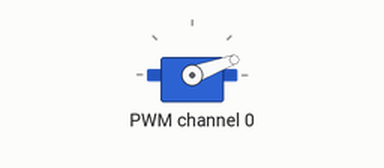
Simulated run of this program. Board: Raspberry Pi Pico running MicroPython. On the bench: servo. Servo angles are drawn from the pulse width (0.5 ms = 0°, 2.5 ms = 180°); what the program prints to the serial console is not drawn. At 3.8 s the program stops and its outputs stay as they are.

Above: at 0.26 s.
At 1.06 s:
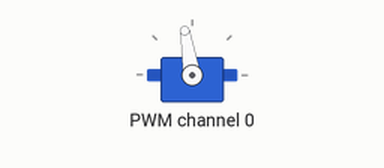
At 1.92 s:
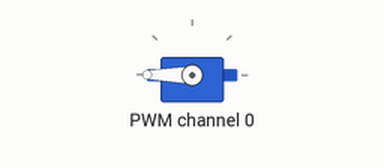
At 3.8 s:
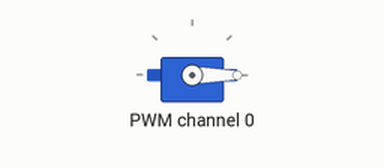
Timing chart, 0 to 5.3 s (numbered marks = the images above):
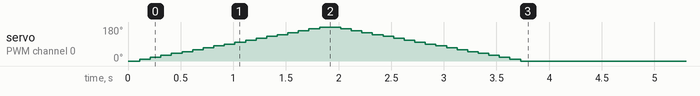

The program:

pca9685.py
```python
"""
GridBox — PCA9685 16-Channel PWM Driver
I2C driver for PCA9685 servo/motor controller.
"""

from machine import I2C
import time
import struct

# ============ PCA9685 REGISTERS ============
MODE1 = 0x00
MODE2 = 0x01
SUBADR1 = 0x02
PRE_SCALE = 0xFE
LED0_ON_L = 0x06    # each channel: ON_L, ON_H, OFF_L, OFF_H (4 bytes)
ALL_LED_ON_L = 0xFA
ALL_LED_OFF_L = 0xFC

# MODE1 bits
RESTART = 0x80
SLEEP = 0x10
AI = 0x20           # auto-increment
ALLCALL = 0x01

# Constants
CLOCK_FREQ = 25_000_000  # 25MHz internal oscillator
RESOLUTION = 4096         # 12-bit PWM


class PCA9685:
    """PCA9685 16-channel PWM driver."""

    def __init__(self, i2c, addr=0x40, freq=50):
        self.i2c = i2c
        self.addr = addr

        # Reset
        self._write_reg(MODE1, RESTART)
        time.sleep_ms(5)

        # Set auto-increment
        self._write_reg(MODE1, AI | ALLCALL)
        time.sleep_ms(1)

        # Set PWM frequency
        self.set_frequency(freq)

    def _read_reg(self, reg):
        return self.i2c.readfrom_mem(self.addr, reg, 1)[0]

    def _write_reg(self, reg, value):
        self.i2c.writeto_mem(self.addr, reg, bytes([value]))

    def set_frequency(self, freq_hz):
        """Set PWM frequency in Hz. Valid range: 24-1526 Hz."""
        prescale = int(CLOCK_FREQ / (RESOLUTION * freq_hz) + 0.5) - 1
        prescale = max(3, min(255, prescale))

        # Must sleep to change prescaler
        old_mode = self._read_reg(MODE1)
        self._write_reg(MODE1, (old_mode & ~RESTART) | SLEEP)
        self._write_reg(PRE_SCALE, prescale)
        self._write_reg(MODE1, old_mode)
        time.sleep_us(500)
        self._write_reg(MODE1, old_mode | RESTART)

    def set_pwm(self, channel, on, off):
        """Set raw PWM on/off values for a channel (0-15).

        Args:
            channel: 0-15
            on: 0-4095 (when to turn on in the 4096-step cycle)
            off: 0-4095 (when to turn off)
        """
        reg = LED0_ON_L + 4 * channel
        data = struct.pack('<HH', on & 0xFFF, off & 0xFFF)
        self.i2c.writeto_mem(self.addr, reg, data)

    def set_duty(self, channel, duty_percent):
        """Set duty cycle 0-100% for a channel."""
        if duty_percent <= 0:
            self.set_pwm(channel, 0, 0)
        elif duty_percent >= 100:
            self.set_pwm(channel, 4096, 0)  # full on
        else:
            off = int(duty_percent * RESOLUTION / 100)
            self.set_pwm(channel, 0, off)

    def set_servo_angle(self, channel, angle):
        """Set servo position by angle (0-180°).

        Maps angle to pulse width: 500µs (0°) to 2500µs (180°).
        Assumes 50Hz PWM (20ms period).
        """
        # Pulse width in µs
        pulse_us = 500 + (angle / 180.0) * 2000
        # Convert to 12-bit value (20ms = 4096 steps)
        off = int(pulse_us / 20000.0 * RESOLUTION)
        off = max(0, min(RESOLUTION - 1, off))
        self.set_pwm(channel, 0, off)

    def set_motor_speed(self, channel, speed_percent):
        """Set motor speed 0-100% via PWM duty cycle."""
        self.set_duty(channel, max(0, min(100, speed_percent)))

    def off(self, channel):
        """Turn off a single channel."""
        self.set_pwm(channel, 0, 0)

    def all_off(self):
        """Turn off all 16 channels."""
        data = struct.pack('<HH', 0, 0)
        self.i2c.writeto_mem(self.addr, ALL_LED_ON_L, data)

    def set_frequency(self, freq_hz):
        """Set PWM frequency in Hz."""
        prescale = int(CLOCK_FREQ / (RESOLUTION * freq_hz) + 0.5) - 1
        prescale = max(3, min(255, prescale))

        old_mode = self._read_reg(MODE1)
        self._write_reg(MODE1, (old_mode & ~RESTART) | SLEEP)
        self._write_reg(PRE_SCALE, prescale)
        self._write_reg(MODE1, old_mode)
        time.sleep_us(500)
        self._write_reg(MODE1, old_mode | RESTART)


if __name__ == "__main__":
    from machine import Pin
    import config

    print("=" * 40)
    print("  PCA9685 PWM Driver Test")
    print("=" * 40)

    i2c = I2C(config.I2C_ID, sda=Pin(config.I2C_SDA),
              scl=Pin(config.I2C_SCL), freq=config.I2C_FREQ)

    try:
        pca = PCA9685(i2c, addr=config.PCA9685_ADDR, freq=50)
        print(f"PCA9685 initialised at 0x{config.PCA9685_ADDR:02X}")
        print("PWM frequency: 50Hz (servo mode)")

        # Test servo sweep on channel 0
        print("\nSweeping servo on channel 0: 0° → 180° → 0°")
        for angle in range(0, 181, 10):
            pca.set_servo_angle(0, angle)
            print(f"  Angle: {angle}°")
            time.sleep_ms(100)
        for angle in range(180, -1, -10):
            pca.set_servo_angle(0, angle)
            print(f"  Angle: {angle}°")
            time.sleep_ms(100)

        pca.all_off()
        print("\nAll channels off. Test complete.")

    except OSError as e:
        print(f"I2C error: {e}")
        print("Check wiring: SDA=GP4, SCL=GP5, VCC=5V, GND=GND")
```

config.py
```python
"""
GridBox — Master Pico (Pico A) Configuration
Pin assignments and constants for the Grid Controller.
Change these when wiring changes — all other files import from here.
"""

# ============ I2C BUS (BMI160 + PCA9685) ============
I2C_ID = 0
I2C_SDA = 4
I2C_SCL = 5
I2C_FREQ = 400_000

# I2C addresses
BMI160_ADDR = 0x68       # IMU (0x69 if SDO high)
PCA9685_ADDR = 0x40      # PWM servo/motor driver

# ============ SPI BUS (nRF24L01+) ============
SPI_ID = 0
SPI_SCK = 2
SPI_MOSI = 3
SPI_MISO = 16            # GP16
SPI_BAUD = 10_000_000
NRF_CE = 0               # GP0
NRF_CSN = 1              # GP1

# nRF24L01+ settings
NRF_CHANNEL = 100        # 2.4GHz + 100 = 2.500GHz
NRF_PAYLOAD_SIZE = 32    # bytes per packet
NRF_DATA_RATE = 250      # kbps (250, 1000, or 2000)
NRF_TX_ADDR = b'NSYNT'   # 5-byte TX address
NRF_RX_ADDR = b'NSYNR'   # 5-byte RX address

# ============ MOSFET SWITCHES (GPIO) ============
MOSFET_MOTOR1 = 10       # GP10 → Motor 1 (fan)
MOSFET_MOTOR2 = 11       # GP11 → Motor 2 (pump/conveyor)
MOSFET_LED_BANK = 12     # GP12 → LED bank
MOSFET_RECYCLE = 13      # GP13 → Recycle path

# ============ STATUS LEDs ============
LED_RED = 14             # GP14
LED_GREEN = 15           # GP15
LED_ONBOARD = 25         # Pico onboard LED

# ============ ADC (Power Sensing) ============
ADC_BUS_VOLTAGE = 26     # GP26 — bus voltage via 10kΩ+10kΩ divider
ADC_MOTOR1_CURRENT = 27  # GP27 — Motor 1 current via 1Ω sense R
ADC_MOTOR2_CURRENT = 28  # GP28 — Motor 2 current via 1Ω sense R

# ADC conversion constants
ADC_VREF = 3.3           # Pico ADC reference voltage
ADC_RESOLUTION = 65535   # 16-bit ADC
VOLTAGE_DIVIDER_RATIO = 2.0   # 10kΩ+10kΩ divider → multiply by 2
CURRENT_SENSE_R = 1.0    # 1Ω sense resistor

# ============ PCA9685 SERVO/MOTOR CHANNELS ============
SERVO_VALVE_CH = 0       # PCA9685 channel for valve servo
SERVO_GATE_CH = 1        # PCA9685 channel for sorting gate servo
MOTOR1_PWM_CH = 2        # PCA9685 channel for Motor 1 speed
MOTOR2_PWM_CH = 3        # PCA9685 channel for Motor 2 speed
SERVO_MIN_US = 500       # min pulse width microseconds
SERVO_MAX_US = 2500      # max pulse width microseconds
SERVO_CENTRE_US = 1500   # centre position

# ============ IMU SETTINGS ============
IMU_SAMPLE_RATE = 100    # Hz
IMU_ACCEL_RANGE = 4      # ±4g
IMU_GYRO_RANGE = 500     # ±500°/s
IMU_WINDOW_SIZE = 100    # rolling window for RMS
IMU_HEALTHY_THRESHOLD = 1.0   # g — below = healthy
IMU_WARNING_THRESHOLD = 2.0   # g — above = warning
IMU_FAULT_DURATION_MS = 3000  # sustained vibration = fault

# ============ POWER THRESHOLDS ============
BUS_VOLTAGE_NOMINAL = 5.0     # V — expected bus voltage
BUS_VOLTAGE_LOW = 4.2         # V — low voltage warning
BUS_VOLTAGE_CRITICAL = 3.8    # V — critical, shed loads
MOTOR_CURRENT_MAX_MA = 800    # mA — stall/jam threshold
ADC_SAMPLES_AVG = 10          # average N samples per reading

# ============ FACTORY / SORTING ============
BELT_LENGTH_CM = 20            # conveyor belt length
BELT_SPEED_CM_PER_S = 5        # belt speed at nominal PWM
WEIGHT_THRESHOLD_MIN = 0.03    # minimum current delta for "item detected"
WEIGHT_THRESHOLD_LIGHT = 0.05  # below = reject light
WEIGHT_THRESHOLD_HEAVY = 0.15  # above = reject heavy
WEIGHT_THRESHOLD_JAM = 0.30    # above = jam fault

# ============ LOAD PRIORITIES (for shedding) ============
# P1=highest priority (keep), P4=lowest (shed first)
LOAD_PRIORITY = {
    'motor1': 1,    # fan — critical cooling
    'motor2': 2,    # conveyor — important
    'leds': 3,      # LED bank — shed early
    'recycle': 4,   # recycle path — shed first
}

# ============ ENERGY SIGNATURE ============
ES_SAMPLE_RATE_HZ = 500       # ADC sampling rate for signatures
ES_WINDOW_SIZE = 500           # 1 second of data
ES_LEARNING_DURATION_S = 30    # baseline learning duration
ES_ANOMALY_THRESHOLD = 0.5    # divergence score above = anomaly
ES_WEIGHT_MEAN = 0.30
ES_WEIGHT_STD = 0.25
ES_WEIGHT_CROSSING = 0.25
ES_WEIGHT_MAXDEV = 0.20

# ============ TIMING ============
MAIN_LOOP_MS = 10              # 100Hz main loop
WIRELESS_SEND_MS = 50          # send telemetry every 50ms
HEARTBEAT_MS = 1000            # send heartbeat every 1s
SERIAL_PRINT_MS = 200          # print JSON for web dashboard

# ============ CALIBRATION ============
CALIBRATION_FILE = 'calibration.json'
CALIBRATION_SAMPLES = 100      # readings per calibration step
```

Measured:
- by itself, servo on PWM channel 0: rises from 0° to 180° in 1.7 s, then falls to 0° in 1.9 s
